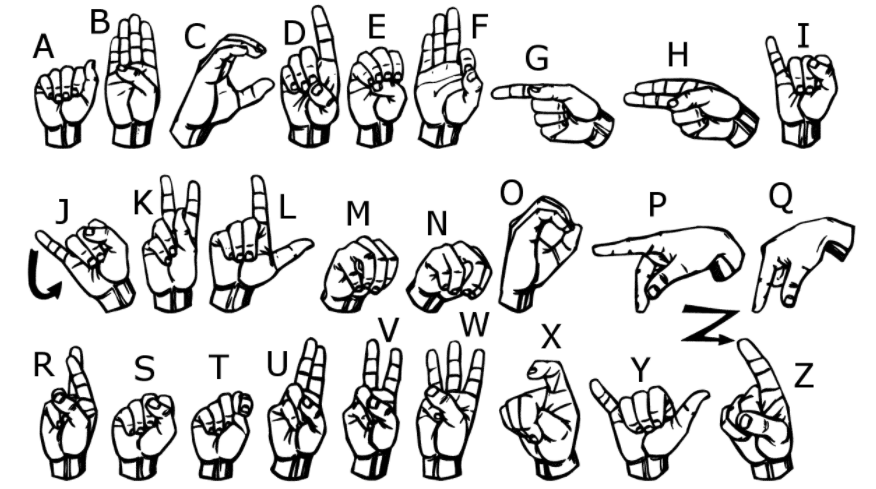
#> input picture img/american_sign_language.png, 876 x 489 px, given in place of the camera
$ python collect_data.py
#> lines starting #> are read from the running program, lines starting #| are printed output that depends on the picture
#> the answer given: img/american_sign_language.png
# Part 1 - Collecting the dataset

# --------------------------------------------------
# importing the libraries and packages
# --------------------------------------------------

import cv2
import numpy as np
import os


def nothing(x):
    pass

# --------------------------------------------------
# Image size
# --------------------------------------------------


image_x, image_y = 64, 64

# --------------------------------------------------
# To create folder structure for image data
# --------------------------------------------------


def create_folder(folder_name):
    """ To create folder structure for image data. """
    if not os.path.exists('./Dataset/training_set/' + folder_name):
        os.mkdir('./Dataset/training_set/' + folder_name)
    if not os.path.exists('./Dataset/test_set/' + folder_name):
        os.mkdir('./Dataset/test_set/' + folder_name)


# --------------------------------------------------
# To capture and store the gesture images
# --------------------------------------------------

def capture_images(ges_name):
    """ To capture and store the gesture images. """
#> called with ges_name = 'img/american_sign_language.png'
    create_folder(str(ges_name))

    cam = cv2.VideoCapture(0)

    cv2.namedWindow("test")

    img_counter = 0
    t_counter = 1
    training_set_image_name = 1
    test_set_image_name = 1
    listImage = [1, 2, 3, 4, 5]

    cv2.namedWindow("Trackbars")

    cv2.createTrackbar("L - H", "Trackbars", 0, 179, nothing)
    cv2.createTrackbar("L - S", "Trackbars", 0, 255, nothing)
    cv2.createTrackbar("L - V", "Trackbars", 0, 255, nothing)
    cv2.createTrackbar("U - H", "Trackbars", 179, 179, nothing)
    cv2.createTrackbar("U - S", "Trackbars", 255, 255, nothing)
    cv2.createTrackbar("U - V", "Trackbars", 255, 255, nothing)

    for loop in listImage:
        while True:

            ret, frame = cam.read()
#> frame is the input picture: shape (489, 876, 3); min 0, max 255, mean 217.1
            frame = cv2.flip(frame, 1)
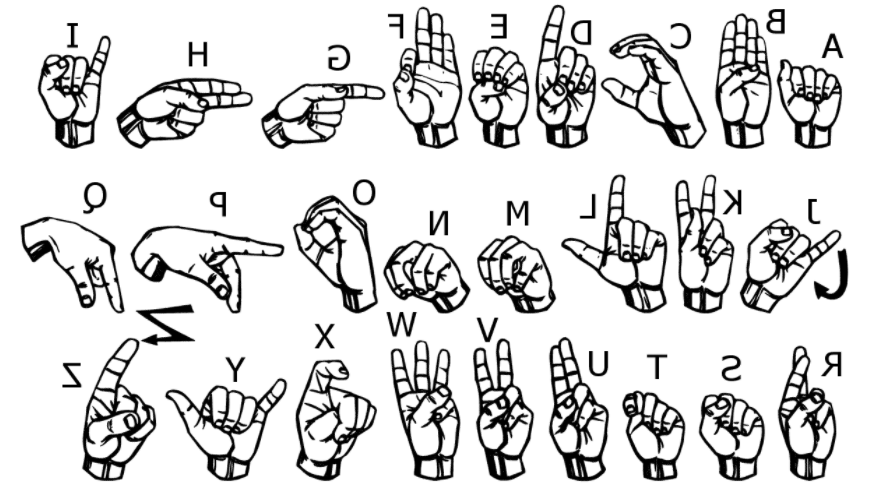
#> frame: shape (489, 876, 3); min 0, max 255, mean 217.1

            l_h = cv2.getTrackbarPos("L - H", "Trackbars")
            l_s = cv2.getTrackbarPos("L - S", "Trackbars")
            l_v = cv2.getTrackbarPos("L - V", "Trackbars")
            u_h = cv2.getTrackbarPos("U - H", "Trackbars")
            u_s = cv2.getTrackbarPos("U - S", "Trackbars")
            u_v = cv2.getTrackbarPos("U - V", "Trackbars")

            img = cv2.rectangle(frame, (425, 100), (625, 300),
                                (0, 255, 0), thickness=2, lineType=8, shift=0)

            lower_blue = np.array([l_h, l_s, l_v])
            upper_blue = np.array([u_h, u_s, u_v])
            imcrop = img[102:298, 427:623]
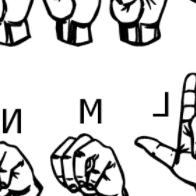
#> imcrop: shape (196, 196, 3); min 0, max 255, mean 214.7
            hsv = cv2.cvtColor(imcrop, cv2.COLOR_BGR2HSV)
#> hsv: shape (196, 196, 3); mean H, S, V 0, 0, 214.7
            mask = cv2.inRange(hsv, lower_blue, upper_blue)
#> mask: shape (196, 196); every value is 255

            result = cv2.bitwise_and(imcrop, imcrop, mask=mask)

            cv2.putText(frame, str(img_counter), (30, 400),
                        cv2.FONT_HERSHEY_TRIPLEX, 1.5, (127, 127, 255))
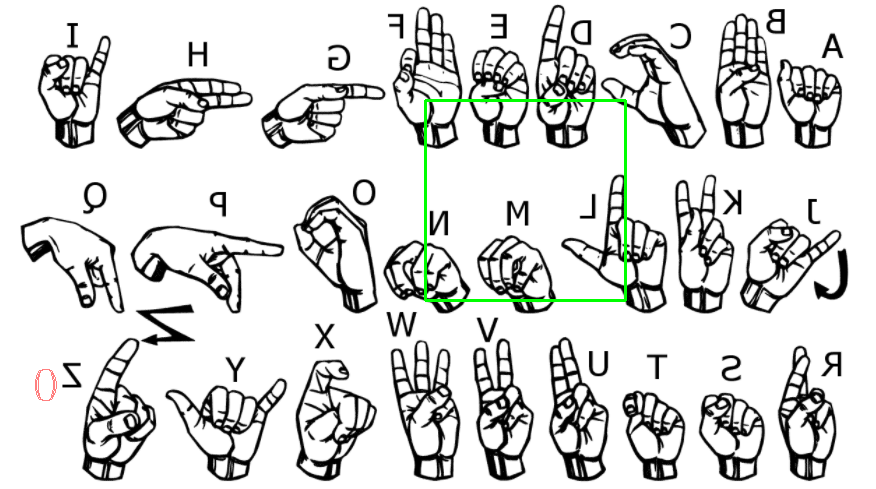
#> frame: shape (489, 876, 3); mean B, G, R 216, 217.4, 216
            cv2.imshow("test", frame)
            cv2.imshow("mask", mask)
            cv2.imshow("result", result)

            if cv2.waitKey(1) == ord('c'):

#> (key Esc is pressed here)
                if t_counter <= 350:
                    img_name = "./Dataset/training_set/" + \
                        str(ges_name) + "/{}.png".format(training_set_image_name)
                    save_img = cv2.resize(mask, (image_x, image_y))
                    cv2.imwrite(img_name, save_img)
                    print("{} written!".format(img_name))
                    training_set_image_name += 1

                if t_counter > 350 and t_counter <= 400:
                    img_name = "./Dataset/test_set/" + \
                        str(ges_name) + "/{}.png".format(test_set_image_name)
                    save_img = cv2.resize(mask, (image_x, image_y))
                    cv2.imwrite(img_name, save_img)
                    print("{} written!".format(img_name))
                    test_set_image_name += 1
                    if test_set_image_name > 250:
                        break

                t_counter += 1
                if t_counter == 401:
                    t_counter = 1
                img_counter += 1

            elif cv2.waitKey(1) == 27:
#> (key Esc is pressed here)
                break

        if test_set_image_name > 250:
            break

    cam.release()
    cv2.destroyAllWindows()


ges_name = input("Enter gesture name: ")
capture_images(ges_name)
